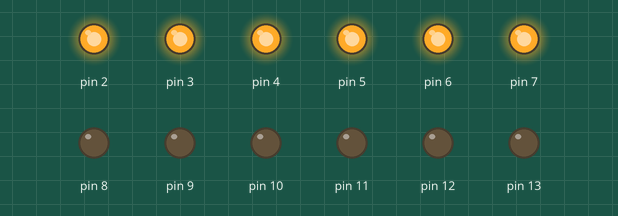
Bench run of a sketch on a simulated Arduino Uno, built with avr-gcc and run on an emulated ATmega328P. On the bench: output pins drawn as LEDs (lit = HIGH).

Above: at 0.2 s.
At 1.7 s:
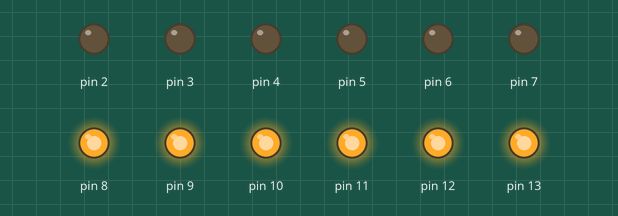
Timing chart, 0 to 3.0 s (numbered marks = the images above):
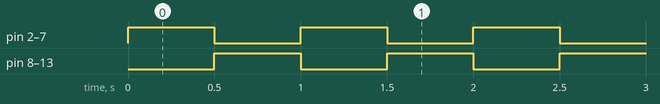

The sketch:

week03_02.ino
```cpp
//week03_2_arduino_delay_blink
//用delay來延後、控制發亮的時間
void setup() {
  // put your setup code here, to run once:
 //pinMode(2,INPUT_PULLUP);//第二是按鈕，沒按時[拉高]
 //for(int i=3;i<=13;i++) pinMode(i,OUTPUT);
 for(int i=2;i<=13;i++) pinMode(i,OUTPUT);

}

void loop() {
  // put your main code here, to run repeatedly:
    for(int i=2;i<=7;i++) digitalWrite(i,HIGH);
    for(int i=8;i<=13;i++) digitalWrite(i,LOW);
    delay(500);//延後0.5秒
    for(int i=2;i<=7;i++) digitalWrite(i,LOW);
    for(int i=8;i<=13;i++) digitalWrite(i,HIGH);
    delay(500);//延後0.5秒
}
```

Measured:
- by itself, pin 2–13: alternates HIGH for 0.50 s and LOW for 0.50 s
